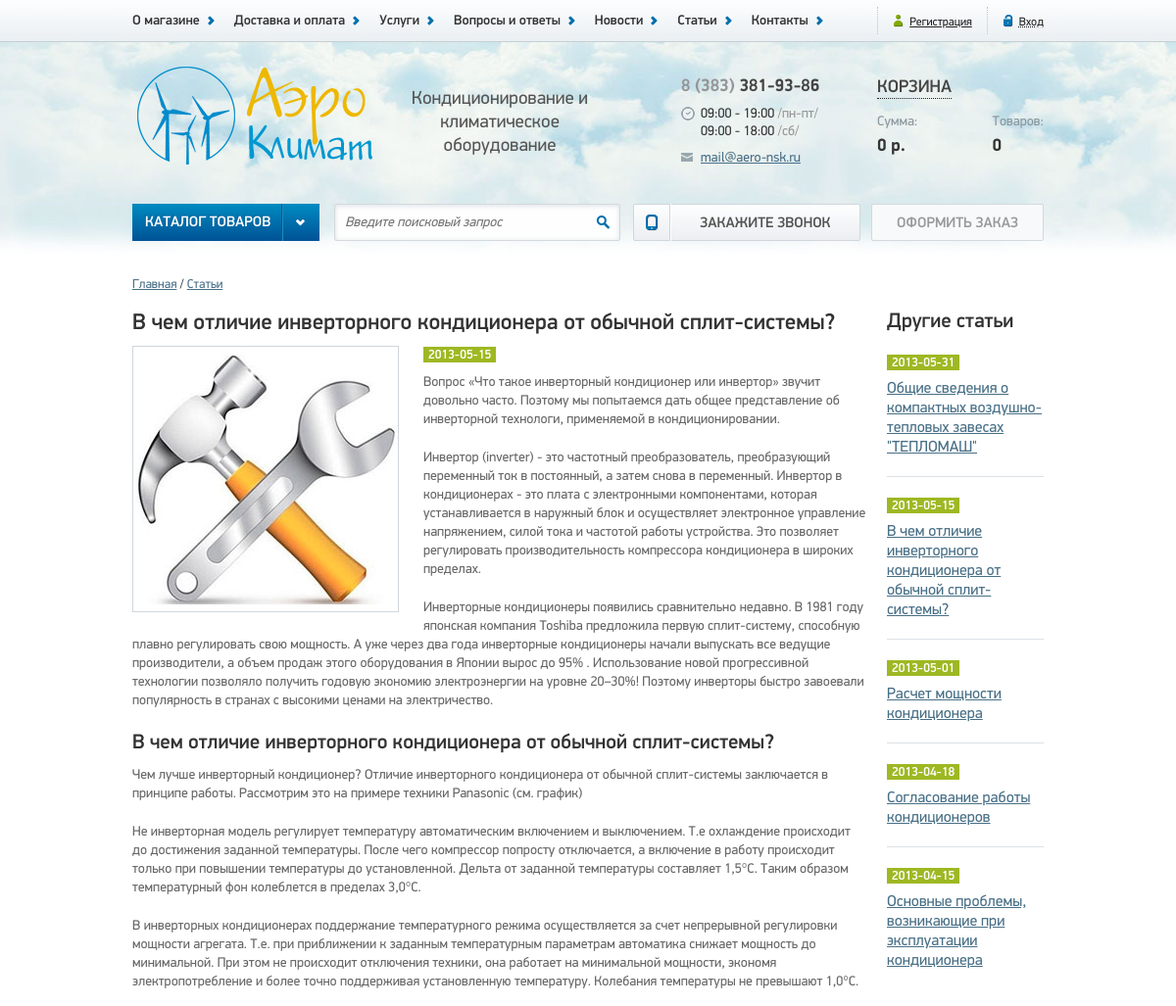
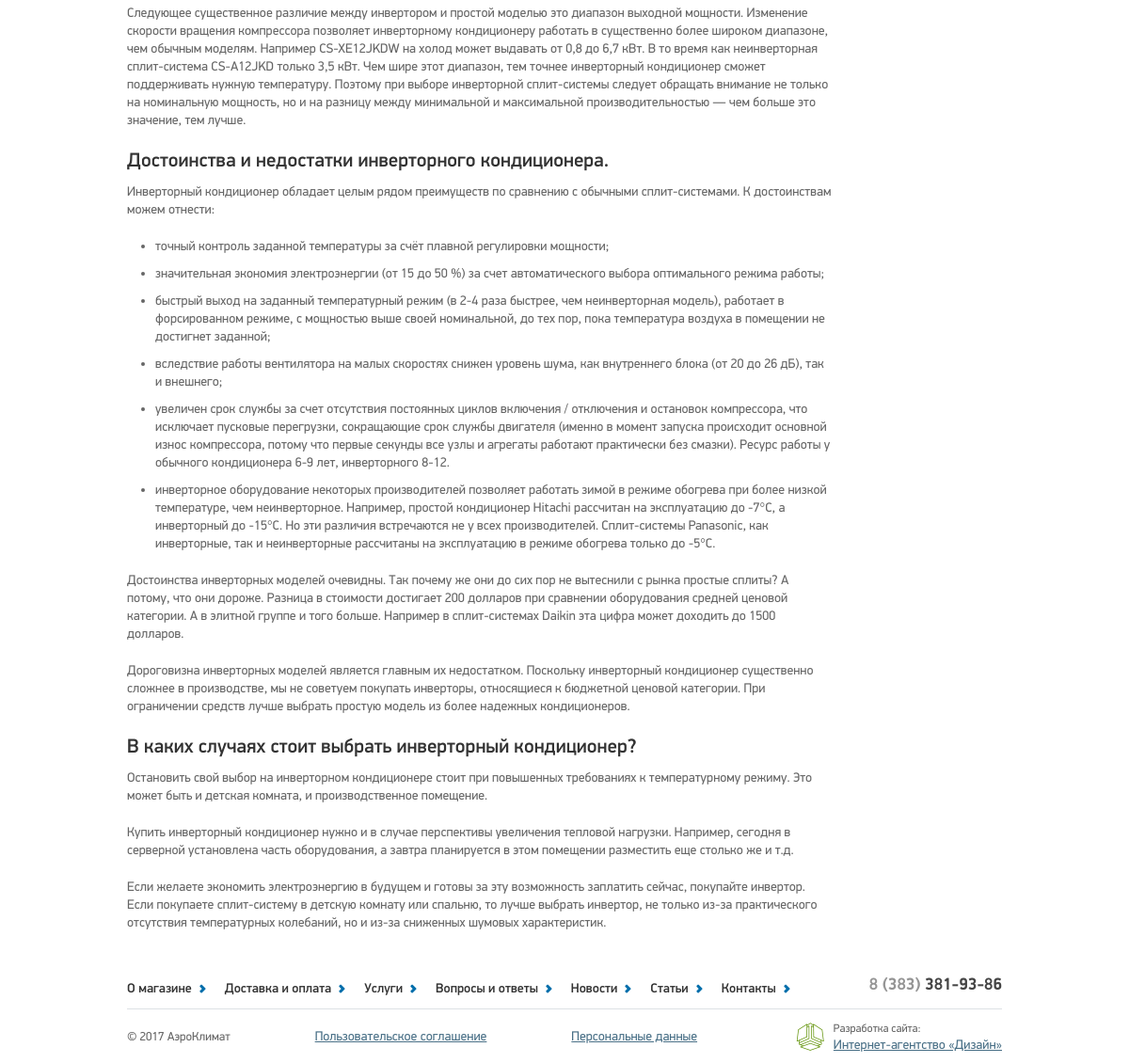
The page /papers/show/?id=8 on the database its author committed (2 pictures, top to bottom).
### tables this page shows
CREATE TABLE `pages` (
  `id` int(3) NOT NULL,
  `name` varchar(255) NOT NULL,
  `title` varchar(255) NOT NULL,
  `meta_d` varchar(255) NOT NULL,
  `meta_k` varchar(255) NOT NULL,
  `text` text NOT NULL,
  `text1` text,
  `text2` text,
  `text3` text
);

CREATE TABLE `papers` (
  `id` int(5) NOT NULL,
  `author_id` int(5) DEFAULT NULL,
  `title` varchar(255) NOT NULL,
  `date` date NOT NULL,
  `image` varchar(255) DEFAULT NULL,
  `text` text NOT NULL
);

### app/Controllers/Papers.php (called while the page is built, shortened)
<?php
class Papers
    extends Controller
{
    protected function actionShow()
    {
        $this->view->item  = Paper::findById($_GET['id']);
        $this->view->items = Paper::findLatest(5);
        $this->view->page  = Page::findByName('papers');
        $this->view->display(__DIR__ . '/../../views/default/article.php');
    }
}

### public/index.php (called while the page is built, shortened)
<?php
$uri = $_SERVER['REQUEST_URI'];
$parts = explode('/', $uri);
foreach ($parts as $key => $part){
    $parts[$key] = ucfirst($part);
}
if ($parts[1] === 'Admin'){
    $controllerClass = '\\App\\Controllers\\Admin\\' . (!empty($parts[2]) ? $parts[2] : 'Index');
    if (!class_exists($controllerClass)) {
        $controller = new Errors();
        $controller->action('403');
    }
    $actionName = (!empty($parts[3]) ? $parts[3] : 'Default');
} else {
    $actionName = (!empty($parts[2]) ? $parts[2] : 'Default');
}
$controller = new $controllerClass;
try {
    $controller->action($actionName);
} catch (DbException $e) {
    $controller = new Errors();
    $controller->action('500');
} catch (NotFoundException $e) {
    $controller = new Errors();
    $controller->action('404');
} catch (UploaderException $e) {
    $controller = new Errors();
    $controller->action('400');
}

### app/Traits/Magic.php (called while the page is built, shortened)
<?php
trait Magic
{
    protected $data = [];
    public function __set($name, $value)
    {
        $this->data[$name] = $value;
    }
    public function __get($name)
    {
        return $this->data[$name];
    }
}

### app/Db.php (called while the page is built, shortened)
<?php
class Db
{
    protected $dbh;
    public function __construct()
    {
        $config = Config::getInstance()->data;
        $dsn = 'mysql:host=' . $config['db']['host'] . ';dbname=' . $config['db']['dbname'];
        try {
            $this->dbh = new \PDO($dsn, $config['db']['user'], $config['db']['password']);
        } catch (\PDOException $e) {
            $exc = new DbException($e->getMessage(), $e->getCode());
            Logger::getInstance()->emergency($exc);
            throw $exc;
        }
    }
    public function query(string $sql, string $class, array $params = [])
    {
        try {
            $sth = $this->dbh->prepare($sql);
            $sth->execute($params);
            return $sth->fetchAll(\PDO::FETCH_CLASS, $class);
        } catch (\PDOException $e) {
            $exc = new DbException($e->getMessage(), $e->getCode());
            Logger::getInstance()->error($exc);
            throw $exc;
        }
    }
}

### app/Traits/Singleton.php (called while the page is built, shortened)
<?php
trait Singleton
{
    private static $instance = null;
    public static function getInstance()
    {
        if (static::$instance === null) {
            static::$instance = new static();
        }
        return static::$instance;
    }
}

### app/Config.php (called while the page is built, shortened)
<?php
class Config
{
    private function __construct()
    {
        $this->data = require __DIR__ . '/../config/config.php';
    }
}

### config/config.php (called while the page is built)
<?php
return [
    'db' => [
        'host'     => 'localhost',
        'dbname'   => 'aero',
        'user'     => 'root',
        'password' => ''
    ],
    'log' => [
        'error'    => __DIR__ . '/../logs/errors.log'
    ],
    'image' => [
        'path'     => __DIR__ . '/../public/images/'
    ]
];

### app/Models/Model.php (called while the page is built, shortened)
<?php
abstract class Model
{
    protected static $table = null;
    public static function findLatest(int $count): array
    {
        $sql = 'SELECT * FROM ' . static::$table . ' ORDER BY id DESC LIMIT ' . $count;
        $db = new Db();
        $data = $db->query($sql, static::class);
        return $data;
    }
    public static function findById(int $id)
    {
        $sql = 'SELECT * FROM ' . static::$table . ' WHERE id=:id';
        $params = [
            ':id' => $id
        ];
        $db = new Db();
        $data = $db->query($sql, static::class, $params);
        return array_shift($data);
    }
    public static function findByName(string $name)
    {
        $sql = 'SELECT * FROM ' . static::$table . ' WHERE name=:name';
        $params = [
            ':name' => $name
        ];
        $db = new Db();
        $data = $db->query($sql, static::class, $params);
        return array_shift($data);
    }
}

### app/Models/Paper.php (called while the page is built, shortened)
<?php
class Paper
    extends Model
{
    public function __get($name)
    {
        return $this->data[$name];
    }
}

### views/default/article.php (the view)
<?php require __DIR__ . '/../header.php'; ?>
<section class="container clearfix">
    <div class="path">
        <span>
            <a href="/">Главная</a>
        </span>
        <span>
            <a href="/<?php echo $this->page->name; ?>"><?php echo $page->title; ?></a>
        </span>
    </div>
    <main class="narrow left">
        <h1><?php echo $item->title; ?></h1>
        <img class="left" src="/images/<?php echo $page->name; ?>/<?php echo $item->image; ?>" width="270"/>
        <span class="date"><?php echo $item->date; ?></span>
        <?php echo $item->text; ?>
    </main>
    <aside class="lastItems right">
        <h2>Другие <?php echo mb_strtolower($page->title); ?></h2>
        <?php foreach ($items as $item): ?>
            <article>
                <span class="date"><?php echo $item->date; ?></span>
                <a href="/<?php echo $this->page->name; ?>/show/?id=<?php echo $item->id; ?>"><?php echo $item->title; ?></a>
            </article>
        <?php endforeach; ?>
    </aside>
</section>
<?php require __DIR__ . '/../footer.php';

### public/css/style.css (style rules this page uses)
.left { float: left; }
.right { float: right; }
.clearfix::after { content:""; display: table; clear: both; }
body { background: #ffffff url(/images/bg.jpg) repeat-x 0 42px; }
p { font: 14px/19px "Display"; color: #666666; margin-top: 10px; margin-bottom: 20px; }
ul { margin-bottom: 20px; }
li { font: 14px/19px "Display"; color: #666666; }
h1 { font: 23px "DisplayMedium"; color: #333; padding-bottom: 10px; }
h2 { font: 21px "DisplayMedium"; color: #333; }
.container { width: 930px; margin: 0 auto; }
.path { margin: 15px 0; font: 13px "Display"; color: #333333; }
.path a { font-size: 13px; }
.path span:after { content: " / "; }
.path span:last-child::after { content: ""; }
section main.narrow { width: 750px; }
main.wide ul, main.narrow ul { list-style-type: disc; }
main.wide ul li, main.narrow ul li { margin-bottom: 10px; margin-left: 30px; }
main.wide img, main.narrow img { border: 1px solid #D0D6DB; margin: 0 25px 7px 0; }
main.wide .date, main.narrow .date { font: 13px "DisplayMedium"; color: #fff; padding: 0 5px; background: #9eb823; }
aside.lastItems { width: 160px; }
aside.lastItems article { margin: 20px 0; border-bottom: 1px solid #dde1e5; }
aside.lastItems article:last-child { border-bottom: none; }
aside.lastItems .date { font: 13px "DisplayMedium"; color: #fff; padding: 0 5px; background: #9eb823; }
aside.lastItems a { display: block; margin: 8px 0 20px 0; font: 16px/20px "Display"; }

### rows shown on the page
pages: title "Статьи", name.image (picture), title "статьи"
papers: title "В чем отличие инверторного кондиционера от обычной сплит-системы?", date "2013-05-15", text "Вопрос «Что такое инверторный кондиционер или инвертор» звучит довольно часто. Поэтому мы попытаемся дать общее представление об инверторной технологи, применяемой в кондиционировании. Инвертор (inverter) - это частотный преобразователь, преобразующий переменный ток в постоянный, а затем снова в переменный. Инвертор в кондиционерах - это плата с электронными компонентами, которая устанавливается в наружный блок и осуществляет электронное управление напряжением, силой тока и частотой работы устройства. Это позволяет регулировать производительность компрессора кондиционера в широких пределах. Инверторные кондиционеры появились сравнительно недавно. В 1981 году японская компания Toshiba…"
papers: date "2013-05-31", title "Общие сведения о компактных воздушно-тепловых завесах \"ТЕПЛОМАШ\""
papers: date "2013-05-01", title "Расчет мощности кондиционера"
papers: date "2013-04-18", title "Согласование работы кондиционеров"
papers: date "2013-04-15", title "Основные проблемы, возникающие при эксплуатации кондиционера"
